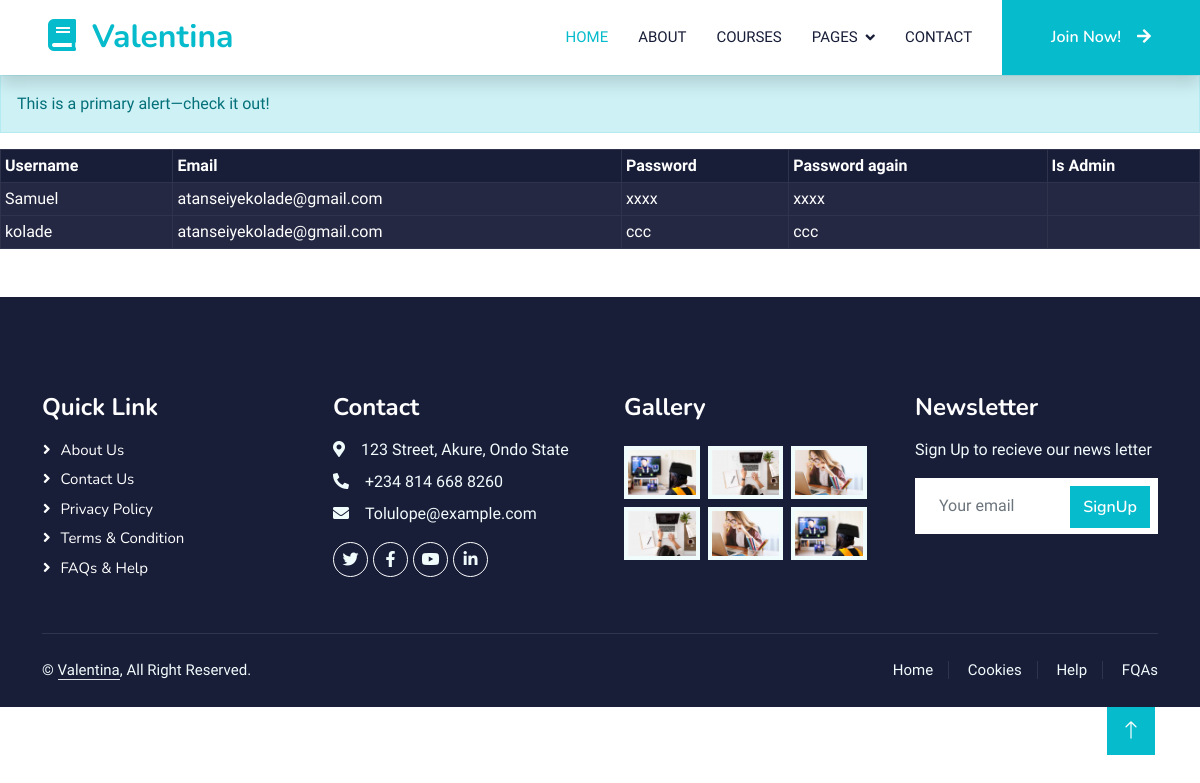
/regUsers, run on an earlier commit of the app's database.
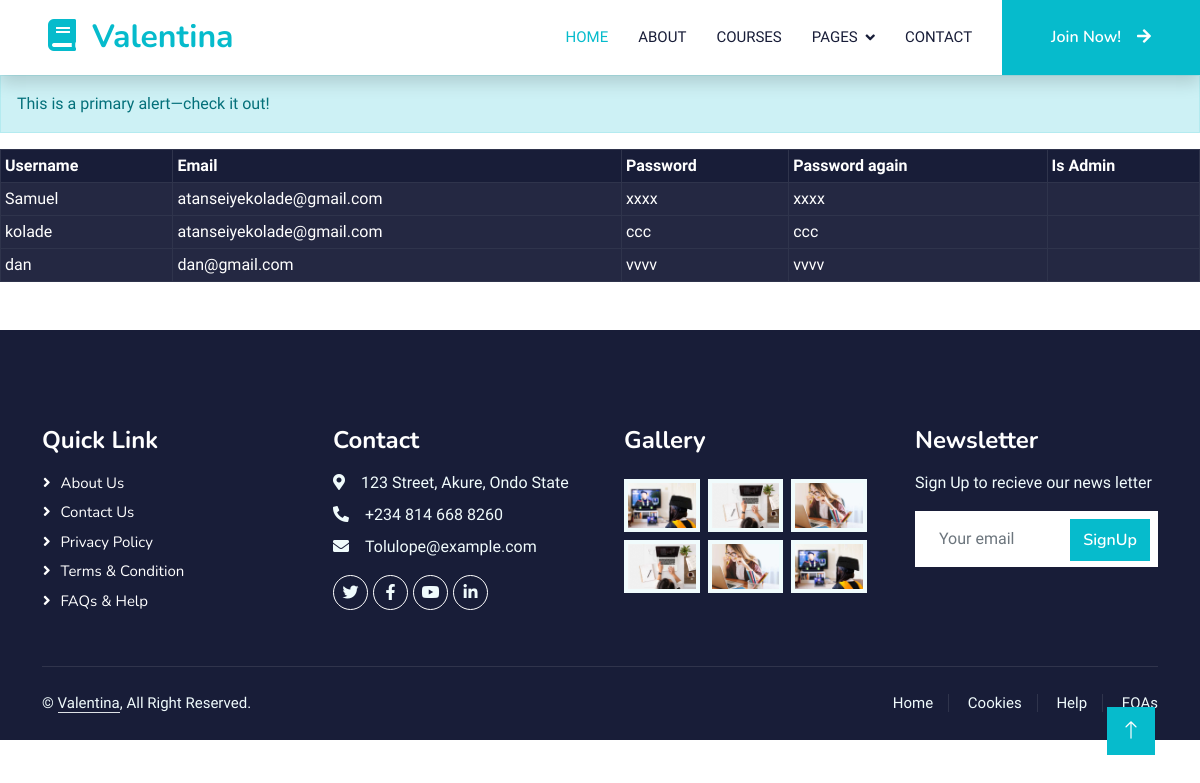
And on a later commit of the database.
### app.py (models this page shows, shortened)
class SignUp(UserMixin, db.Model):
    __bind_key__ = 'SignUp'
    __tablename__ = 'SignUp'
    username = db.Column(db.String(80),  unique=True, nullable=False, primary_key=True)
    email = db.Column(db.String(80), nullable=False)
    password = db.Column(db.String(80), nullable=False)
    password_again = db.Column(db.String(80), nullable=False)
    is__admin = db.Column(db.String(80))

### app.py (the view)
@app.route('/regUsers')
def regUsers():
    users = SignUp.query.all()
    greet = 'Hello, there'
    return render_template('usersDB.html',  users=[users, greet])

### templates/usersDB.html
{% extends 'base.html' %}
{% block body %}
<div class="alert alert-primary" role="alert">
    This is a primary alert—check it out!
</div>
<table class="table table-striped table-dark table-hover table-sm table-bordered p-5">
    <thead>
        <tr>
            <th>Username</th>
            <th>Email</th>
            <th>Password</th>
            <th>Password again</th>
            <th>Is Admin</th>
        </tr>
    </thead>
    {% for user in users[0] %}
    <tbody>
        <tr>
            <td>{{user.username}}</td>
            <td>{{user.email}}</td>
            <td>{{user.password}}</td>
            <td>{{user.password_again}}</td>
            <td>{{user.admin}}</td>
        </tr>
    </tbody>
    {% endfor %}
</table>
{% endblock %}

### templates/base.html (shortened to what this page needs)
<!DOCTYPE html>
<html lang="en">
<head>
    <link rel="stylesheet" href="https://cdnjs.cloudflare.com/ajax/libs/font-awesome/5.10.0/css/all.min.css">
    <link rel="stylesheet" href="https://cdn.jsdelivr.net/npm/bootstrap-icons@1.4.1/font/bootstrap-icons.css">
    <link rel="stylesheet" href="{{ url_for('static', filename='lib/animate/animate.min.css') }}">
    <link rel="stylesheet" href="{{ url_for('static', filename='lib/owlcarousel/assets/owl.carousel.min.css') }}">
    <link rel="stylesheet" href="{{ url_for('static', filename='css/bootstrap.min.css') }}">
    <link rel="stylesheet" href="{{ url_for('static', filename='css/style.css') }}">
</head>
<body>
    <nav class="navbar navbar-expand-lg bg-white navbar-light shadow sticky-top p-0">
        <a href="index.html" class="navbar-brand d-flex align-items-center px-4 px-lg-5">
            <h2 class="m-0 text-primary"><i class="fa fa-book me-3"></i>Valentina</h2>
        </a>
        <div class="collapse navbar-collapse" id="navbarCollapse">
            <div class="navbar-nav ms-auto p-4 p-lg-0">
                <a href="{{ url_for('index') }}" class="nav-item nav-link active">Home</a>
                <a href="{{ url_for('about') }}" class="nav-item nav-link">About</a>
                <a href="{{ url_for('courses') }}" class="nav-item nav-link">Courses</a>
                <div class="nav-item dropdown">
                    <a href="#" class="nav-link dropdown-toggle" data-bs-toggle="dropdown">Pages</a>
                </div>
                <a href="{{ url_for('contact') }}" class="nav-item nav-link">Contact</a>
            </div>
            <a href="{{ url_for('signup') }}" class="btn btn-primary py-4 px-lg-5 d-none d-lg-block">Join Now!<i
                    class="fa fa-arrow-right ms-3"></i></a>
        </div>
    </nav>
    {% block body %}
    {% endblock %}
    <div class="container-fluid bg-dark text-light footer pt-5 mt-5 wow fadeIn" data-wow-delay="0.1s">
        <div class="container py-5">
            <div class="row g-5">
                <div class="col-lg-3 col-md-6">
                    <h4 class="text-white mb-3">Quick Link</h4>
                    <a class="btn btn-link" href="">About Us</a>
                    <a class="btn btn-link" href="">Contact Us</a>
                    <a class="btn btn-link" href="">Privacy Policy</a>
                    <a class="btn btn-link" href="">Terms & Condition</a>
                    <a class="btn btn-link" href="">FAQs & Help</a>
                </div>
                <div class="col-lg-3 col-md-6">
                    <h4 class="text-white mb-3">Contact</h4>
                    <p class="mb-2"><i class="fa fa-map-marker-alt me-3"></i>123 Street, Akure, Ondo State</p>
                    <p class="mb-2"><i class="fa fa-phone-alt me-3"></i>+234 814 668 8260</p>
                    <p class="mb-2"><i class="fa fa-envelope me-3"></i>Tolulope@example.com</p>
                    <div class="d-flex pt-2">
                        <a class="btn btn-outline-light btn-social" href=""><i class="fab fa-twitter"></i></a>
                        <a class="btn btn-outline-light btn-social" href=""><i class="fab fa-facebook-f"></i></a>
                        <a class="btn btn-outline-light btn-social" href=""><i class="fab fa-youtube"></i></a>
                        <a class="btn btn-outline-light btn-social" href=""><i class="fab fa-linkedin-in"></i></a>
                    </div>
                </div>
                <div class="col-lg-3 col-md-6">
                    <h4 class="text-white mb-3">Gallery</h4>
                    <div class="row g-2 pt-2">
                        <div class="col-4">
                            <img class="img-fluid bg-light p-1"
                                src="{{ url_for('static', filename='img/course-1.jpg') }}" alt="">
                        </div>
                        <div class="col-4">
                            <img class="img-fluid bg-light p-1"
                                src="{{ url_for('static', filename='img/course-2.jpg') }}" alt="">
                        </div>
                        <div class="col-4">
                            <img class="img-fluid bg-light p-1"
                                src="{{ url_for('static', filename='img/course-3.jpg') }}" alt="">
                        </div>
                        <div class="col-4">
                            <img class="img-fluid bg-light p-1"
                                src="{{ url_for('static', filename='img/course-2.jpg') }}" alt="">
                        </div>
                        <div class="col-4">
                            <img class="img-fluid bg-light p-1"
                                src="{{ url_for('static', filename='img/course-3.jpg') }}" alt="">
                        </div>
                        <div class="col-4">
                            <img class="img-fluid bg-light p-1"
                                src="{{ url_for('static', filename='img/course-1.jpg') }}" alt="">
                        </div>
                    </div>
                </div>
                <div class="col-lg-3 col-md-6">
                    <h4 class="text-white mb-3">Newsletter</h4>
                    <p>Sign Up to recieve our news letter</p>
                    <div class="position-relative mx-auto" style="max-width: 400px;">
                        <input class="form-control border-0 w-100 py-3 ps-4 pe-5" type="text" placeholder="Your email">
                        <button type="button"
                            class="btn btn-primary py-2 position-absolute top-0 end-0 mt-2 me-2">SignUp</button>
                    </div>
                </div>
            </div>
        </div>
        <div class="container">
            <div class="copyright">
                <div class="row">
                    <div class="col-md-6 text-center text-md-start mb-3 mb-md-0">
                        &copy; <a class="border-bottom" href="#">Valentina</a>, All Right Reserved.
                    </div>
                    <div class="col-md-6 text-center text-md-end">
                        <div class="footer-menu">
                            <a href="">Home</a>
                            <a href="">Cookies</a>
                            <a href="">Help</a>
                            <a href="">FQAs</a>
                        </div>
                    </div>
                </div>
            </div>
        </div>
    </div>
    <a href="#" class="btn btn-lg btn-primary btn-lg-square back-to-top"><i class="bi bi-arrow-up"></i></a>
</body>
</html>

### static/css/style.css (style rules this page uses)
:root { --primary: #06BBCC; --light: #F0FBFC; --dark: #181d38; }
.back-to-top { position: fixed; display: none; right: 45px; bottom: 45px; z-index: 99; }
.btn { font-family: 'Nunito', sans-serif; font-weight: 600; transition: .5s; }
.btn.btn-primary, .btn.btn-secondary { color: #FFFFFF; }
.btn-lg-square { width: 48px; height: 48px; }
.btn-square, .btn-sm-square, .btn-lg-square { padding: 0; display: flex; align-items: center; justify-content: center; font-weight: normal; border-radius: 0px; }
.navbar .dropdown-toggle::after { border: none; content: "\f107"; font-family: "Font Awesome 5 Free"; font-weight: 900; vertical-align: middle; margin-left: 8px; }
.navbar-light .navbar-nav .nav-link { margin-right: 30px; padding: 25px 0; color: #FFFFFF; font-size: 15px; text-transform: uppercase; outline: none; }
.navbar-light .navbar-nav .nav-link:hover, .navbar-light .navbar-nav .nav-link.active { color: var(--primary); }
.navbar-light .navbar-brand, .navbar-light a.btn { height: 75px; }
.navbar-light .navbar-nav .nav-link { color: var(--dark); font-weight: 500; }
.navbar-light.sticky-top { top: -100px; transition: .5s; }
.footer .btn.btn-social { margin-right: 5px; width: 35px; height: 35px; display: flex; align-items: center; justify-content: center; color: var(--light); font-weight: normal; border: 1px solid #FFFFFF; border-radius: 35px; transition: .3s; }
.footer .btn.btn-link { display: block; margin-bottom: 5px; padding: 0; text-align: left; color: #FFFFFF; font-size: 15px; font-weight: normal; text-transform: capitalize; transition: .3s; }
.footer .btn.btn-link::before { position: relative; content: "\f105"; font-family: "Font Awesome 5 Free"; font-weight: 900; margin-right: 10px; }
.footer .copyright { padding: 25px 0; font-size: 15px; border-top: 1px solid rgba(256, 256, 256, .1); }
.footer .copyright a { color: var(--light); }
.footer .footer-menu a { margin-right: 15px; padding-right: 15px; border-right: 1px solid rgba(255, 255, 255, .1); }
.footer .footer-menu a:last-child { margin-right: 0; padding-right: 0; border-right: none; }

What changed in the data, as far as the page shows it:
added SignUp: username "dan", email "dan@gmail.com", password "vvvv", password_again "vvvv"
